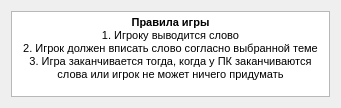
<?xml version="1.0" encoding="UTF-8"?>
<ui version="4.0">
 <class>HelpDialog</class>
 <widget class="QDialog" name="HelpDialog">
  <property name="geometry">
   <rect>
    <x>0</x>
    <y>0</y>
    <width>341</width>
    <height>108</height>
   </rect>
  </property>
  <property name="windowTitle">
   <string>Dialog</string>
  </property>
  <layout class="QHBoxLayout" name="horizontalLayout">
   <item>
    <widget class="QTextBrowser" name="textBrowser">
     <property name="html">
      <string>&lt;!DOCTYPE HTML PUBLIC &quot;-//W3C//DTD HTML 4.0//EN&quot; &quot;http://www.w3.org/TR/REC-html40/strict.dtd&quot;&gt;
&lt;html&gt;&lt;head&gt;&lt;meta name=&quot;qrichtext&quot; content=&quot;1&quot; /&gt;&lt;style type=&quot;text/css&quot;&gt;
p, li { white-space: pre-wrap; }
&lt;/style&gt;&lt;/head&gt;&lt;body style=&quot; font-family:'MS Shell Dlg 2'; font-size:8.25pt; font-weight:400; font-style:normal;&quot;&gt;
&lt;p align=&quot;center&quot; style=&quot; margin-top:0px; margin-bottom:0px; margin-left:0px; margin-right:0px; -qt-block-indent:0; text-indent:0px;&quot;&gt;&lt;span style=&quot; font-weight:600;&quot;&gt;Правила игры&lt;/span&gt;&lt;/p&gt;
&lt;p align=&quot;center&quot; style=&quot; margin-top:0px; margin-bottom:0px; margin-left:0px; margin-right:0px; -qt-block-indent:0; text-indent:0px;&quot;&gt;1. Игроку выводится слово&lt;/p&gt;
&lt;p align=&quot;center&quot; style=&quot; margin-top:0px; margin-bottom:0px; margin-left:0px; margin-right:0px; -qt-block-indent:0; text-indent:0px;&quot;&gt;2. Игрок должен вписать слово согласно выбранной теме&lt;/p&gt;
&lt;p align=&quot;center&quot; style=&quot; margin-top:0px; margin-bottom:0px; margin-left:0px; margin-right:0px; -qt-block-indent:0; text-indent:0px;&quot;&gt;3. Игра заканчивается тогда, когда у ПК заканчиваются слова или игрок не может ничего придумать&lt;/p&gt;&lt;/body&gt;&lt;/html&gt;</string>
     </property>
    </widget>
   </item>
  </layout>
 </widget>
 <resources/>
 <connections/>
</ui>
